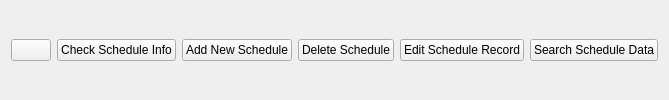
            <widget class="QWidget" name="ManageScheduleButtonWidget" native="true">
             <layout class="QHBoxLayout" name="horizontalLayout_5">
              <item>
               <widget class="QPushButton" name="pushButton_56">
                <property name="maximumSize">
                 <size>
                  <width>50</width>
                  <height>16777215</height>
                 </size>
                </property>
                <property name="text">
                 <string/>
                </property>
                <property name="icon">
                 <iconset>
                  <normaloff>:/Icons/Icons/menu.svg</normaloff>:/Icons/Icons/menu.svg</iconset>
                </property>
               </widget>
              </item>
              <item>
               <widget class="QPushButton" name="pushButton_32">
                <property name="text">
                 <string>Check Schedule Info</string>
                </property>
               </widget>
              </item>
              <item>
               <widget class="QPushButton" name="pushButton_33">
                <property name="text">
                 <string>Add New Schedule</string>
                </property>
               </widget>
              </item>
              <item>
               <widget class="QPushButton" name="pushButton_34">
                <property name="text">
                 <string>Delete Schedule</string>
                </property>
               </widget>
              </item>
              <item>
               <widget class="QPushButton" name="pushButton_35">
                <property name="text">
                 <string>Edit Schedule Record</string>
                </property>
               </widget>
              </item>
              <item>
               <widget class="QPushButton" name="pushButton_36">
                <property name="text">
                 <string>Search Schedule Data</string>
                </property>
               </widget>
              </item>
             </layout>
            </widget>
